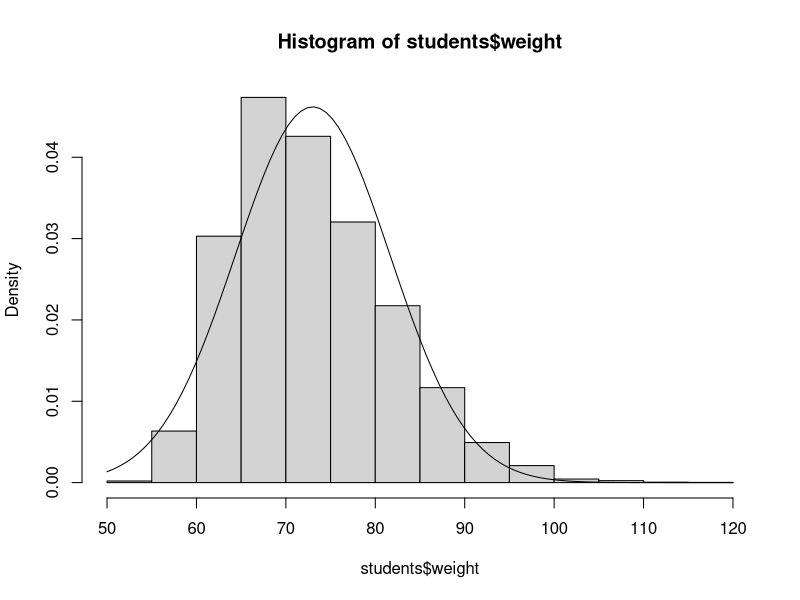
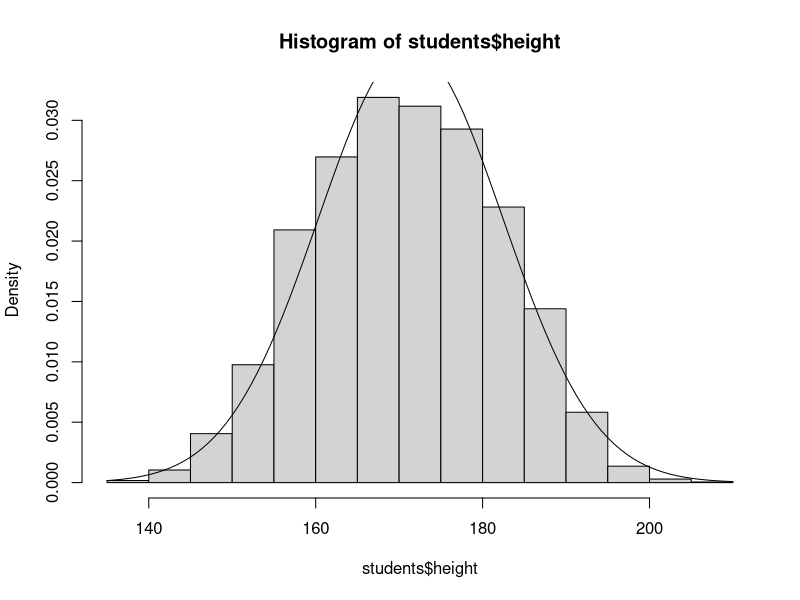
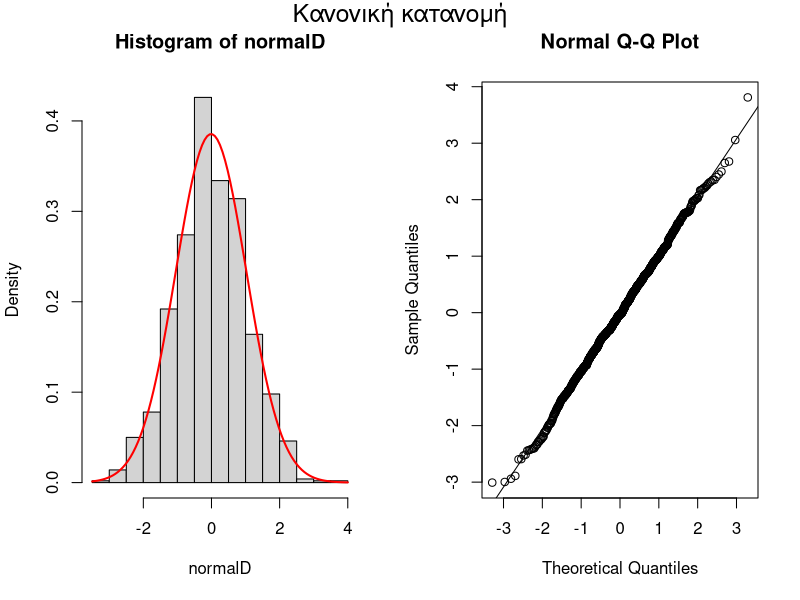
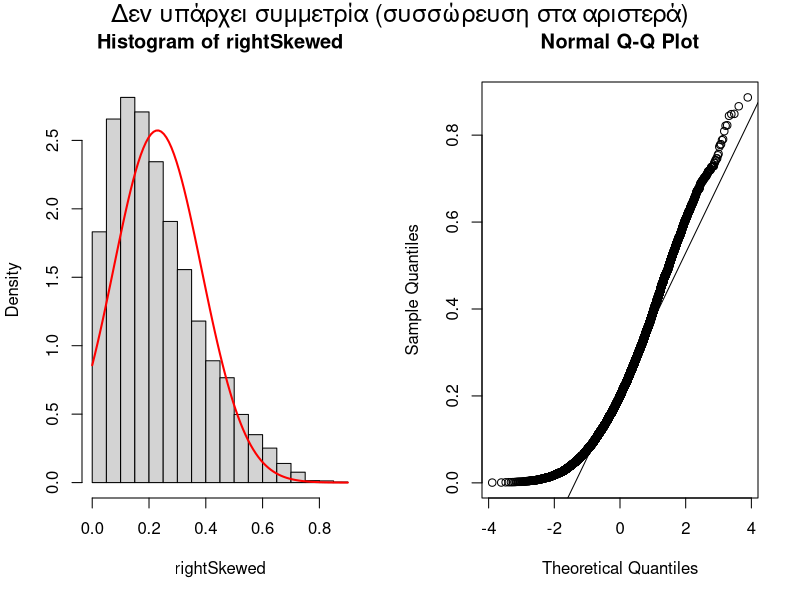
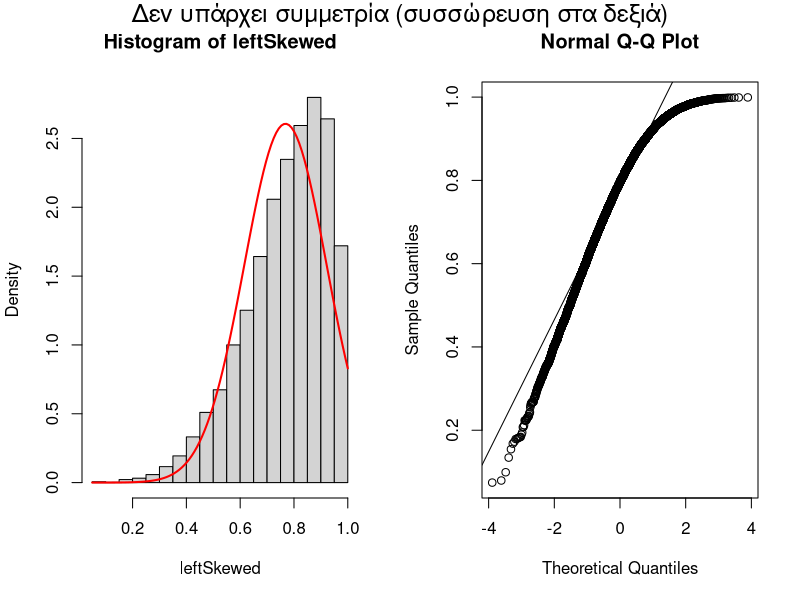
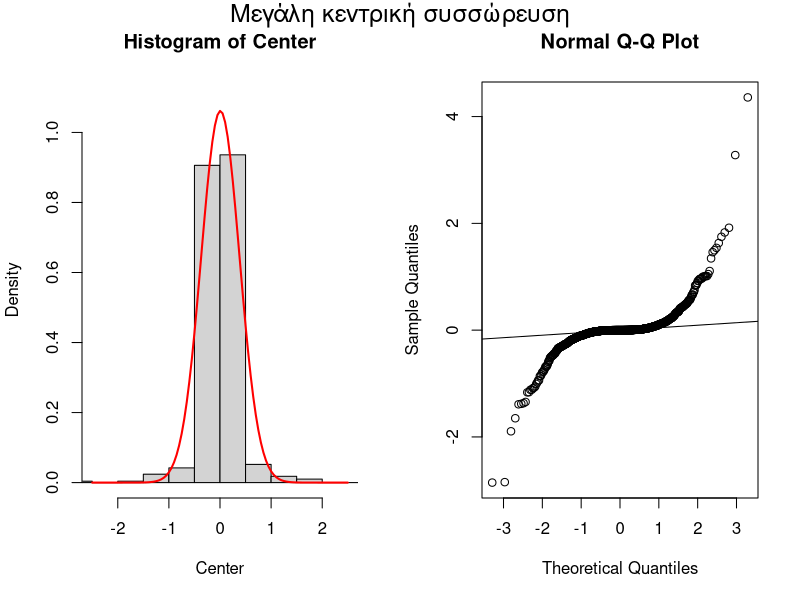
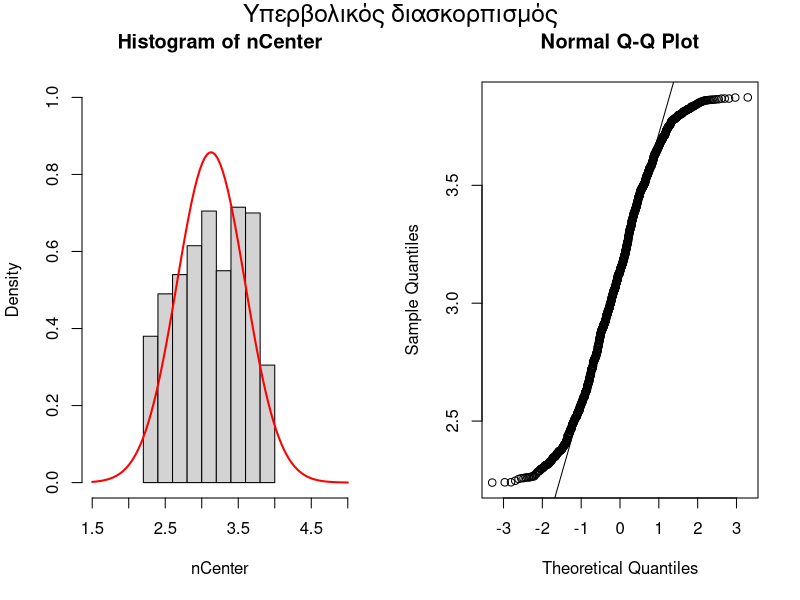
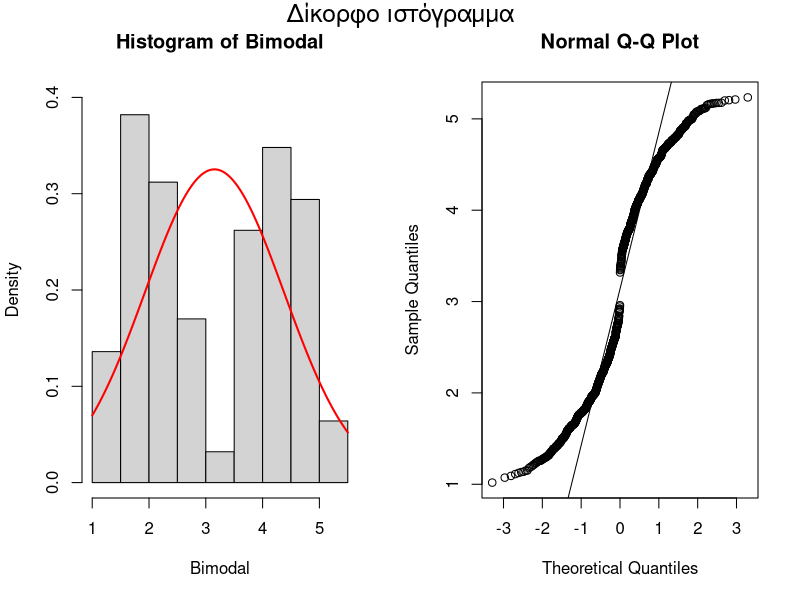

Generate these figures, in order, with R:
## ---- chunk 1
knitr::opts_chunk$set(echo = TRUE)
library(kableExtra)
## ---- chunk 2
rm(list = ls())
## ---- chunk 3
if(!require(readxl)){
    install.packages("readxl")
    library(readxl)
}
students <- readxl::read_excel("students.xlsx")
knitr::kable(head(students, n=100)) %>%
  kable_styling("striped", full_width = F) %>%
  scroll_box(width = "max-content", height = "200px")
## ---- chunk 4
if(!require(nortest)){
    install.packages("nortest")
    library(nortest)
}
## ---- chunk 5
ad.test(students$weight)
## ---- chunk 6
hist(students$weight, freq = F)
curve(dnorm(x, mean=mean(students$weight), sd=sd(students$weight)), add=TRUE)
hist(students$height, freq = F)
curve(dnorm(x, mean=mean(students$height), sd=sd(students$height)), add=TRUE)
## ---- chunk 7
par(mfrow = c(1,2))
set.seed(1)
normalD <- rnorm(1000)
hist(normalD, freq=F)
curve(dnorm(x, mean(normalD), sd(normalD)), add=TRUE, col="red", lwd=2)
qqnorm(normalD)
qqline(normalD)
mtext("Κανονική κατανομή", side = 3, line = - 1.3, outer = TRUE, cex = 1.5)
## ---- chunk 8
par(mfrow = c(1,2))
set.seed(1)
rightSkewed <- rbeta(10000,1.5,5)
hist(rightSkewed, freq=F)
curve(dnorm(x, mean(rightSkewed), sd(rightSkewed)), add=TRUE, col="red", lwd=2)
qqnorm(rightSkewed)
qqline(rightSkewed)
mtext("Δεν υπάρχει συμμετρία (συσσώρευση στα αριστερά)", side = 3, line = - 1.3, outer = TRUE, cex = 1.5)
par(mfrow = c(1,2))
leftSkewed <- rbeta(10000,5,1.5)
hist(leftSkewed, freq=F)
curve(dnorm(x, mean(leftSkewed), sd(leftSkewed)), add=TRUE, col="red", lwd=2)
qqnorm(leftSkewed)
qqline(leftSkewed)
mtext("Δεν υπάρχει συμμετρία (συσσώρευση στα δεξιά)", side = 3, line = - 1.3, outer = TRUE, cex = 1.5)
## ---- chunk 9
par(mfrow = c(1,2))
set.seed(3.14)
Center <- 0.1*rnorm(1000)^3
hist(Center, freq=F, xlim=c(-2.5, 2.5), ylim=c(0, 1.1))
curve(dnorm(x, mean(Center), sd(Center)), add=TRUE, col="red", lwd=2)
qqnorm(Center)
qqline(Center)
mtext("Μεγάλη κεντρική συσσώρευση", side = 3, line = - 1.3, outer = TRUE, cex = 1.5)
## ---- chunk 10
par(mfrow = c(1,2))
set.seed(1)
nCenter <- sqrt(5+runif(1000, min = 0, max = 10))
hist(nCenter, freq=F, xlim=c(1.5, 5), ylim=c(0, 1))
curve(dnorm(x, mean(nCenter), sd(nCenter)), add=TRUE, col="red", lwd=2)
qqnorm(nCenter)
qqline(nCenter)
mtext("Υπερβολικός διασκορπισμός", side = 3, line = - 1.3, outer = TRUE, cex = 1.5)
## ---- chunk 11
par(mfrow = c(1,2))
nn <- 1e3
set.seed(1)
betas <- rbeta(nn,2,2)
Bimodal <- c(betas[1:(nn/2)]*2+1,
          betas[(nn/2+1):nn]*2+3.3)
hist(Bimodal, freq=F, ylim=c(0, 0.4))
curve(dnorm(x, mean(Bimodal), sd(Bimodal)), add=TRUE, col="red", lwd=2)
qqnorm(Bimodal)
qqline(Bimodal)
mtext("Δίκορφο ιστόγραμμα", side = 3, line = - 1.3, outer = TRUE, cex = 1.5)
## ---- chunk 12
qqnorm(students$weight)
qqline(students$weight)
qqnorm(students$height)
qqline(students$height)
## ---- chunk 13
if(!require(readxl)){
    install.packages("readxl")
    library(readxl)
}
foi_expenditure_over_25000_june_2023 <- readxl::read_excel("foi-expenditure-over-25000-june-2023.xlsx")
knitr::kable(foi_expenditure_over_25000_june_2023) %>%
  kable_styling("striped", full_width = F) %>%
  scroll_box(width = "100%", height = "200px")
## ---- chunk 14
if(!require(nortest)){
    install.packages("nortest")
    library(nortest)
}
shapiro.test(foi_expenditure_over_25000_june_2023$Amount)
## ---- chunk 15
qqnorm(foi_expenditure_over_25000_june_2023$Amount)
qqline(foi_expenditure_over_25000_june_2023$Amount)
